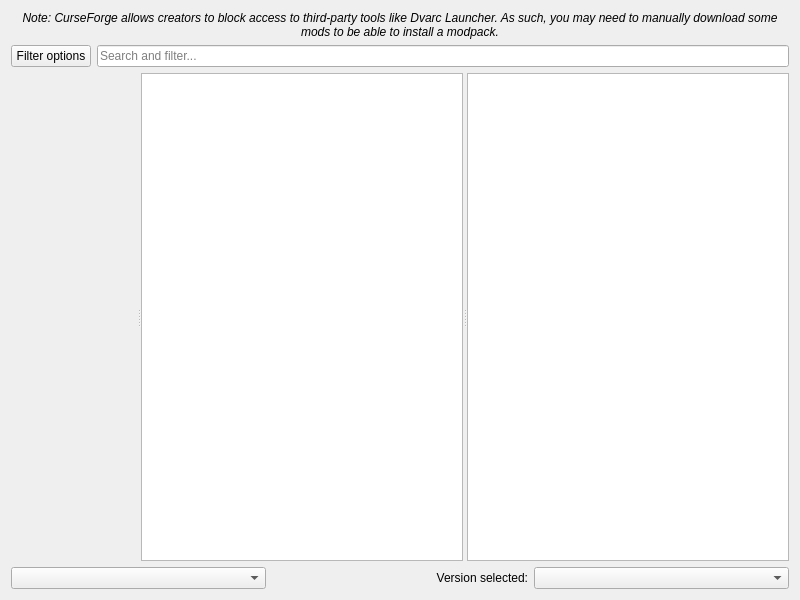
<?xml version="1.0" encoding="UTF-8"?>
<ui version="4.0">
 <class>FlamePage</class>
 <widget class="QWidget" name="FlamePage">
  <property name="geometry">
   <rect>
    <x>0</x>
    <y>0</y>
    <width>800</width>
    <height>600</height>
   </rect>
  </property>
  <layout class="QVBoxLayout" name="verticalLayout">
   <item>
    <widget class="QLabel" name="label_2">
     <property name="font">
      <font>
       <italic>true</italic>
      </font>
     </property>
     <property name="text">
      <string>Note: CurseForge allows creators to block access to third-party tools like Dvarc Launcher. As such, you may need to manually download some mods to be able to install a modpack.</string>
     </property>
     <property name="alignment">
      <set>Qt::AlignCenter</set>
     </property>
     <property name="wordWrap">
      <bool>true</bool>
     </property>
    </widget>
   </item>
   <item>
    <layout class="QHBoxLayout" name="horizontalLayout">
     <item>
      <widget class="QPushButton" name="filterButton">
       <property name="text">
        <string>Filter options</string>
       </property>
      </widget>
     </item>
     <item>
      <widget class="QLineEdit" name="searchEdit">
       <property name="placeholderText">
        <string>Search and filter...</string>
       </property>
      </widget>
     </item>
    </layout>
   </item>
   <item>
    <widget class="QSplitter" name="splitter">
     <property name="sizePolicy">
      <sizepolicy hsizetype="Expanding" vsizetype="Expanding">
       <horstretch>0</horstretch>
       <verstretch>0</verstretch>
      </sizepolicy>
     </property>
     <property name="orientation">
      <enum>Qt::Horizontal</enum>
     </property>
     <widget class="QWidget" name="widget" native="true"/>
     <widget class="QListView" name="packView">
      <property name="horizontalScrollBarPolicy">
       <enum>Qt::ScrollBarAlwaysOff</enum>
      </property>
      <property name="alternatingRowColors">
       <bool>true</bool>
      </property>
      <property name="iconSize">
       <size>
        <width>48</width>
        <height>48</height>
       </size>
      </property>
      <property name="verticalScrollMode">
       <enum>QAbstractItemView::ScrollPerPixel</enum>
      </property>
     </widget>
     <widget class="ProjectDescriptionPage" name="packDescription">
      <property name="openExternalLinks">
       <bool>true</bool>
      </property>
      <property name="openLinks">
       <bool>true</bool>
      </property>
     </widget>
    </widget>
   </item>
   <item>
    <layout class="QHBoxLayout">
     <item>
      <widget class="QComboBox" name="sortByBox"/>
     </item>
     <item>
      <widget class="QLabel" name="label">
       <property name="text">
        <string>Version selected:</string>
       </property>
       <property name="alignment">
        <set>Qt::AlignRight|Qt::AlignTrailing|Qt::AlignVCenter</set>
       </property>
      </widget>
     </item>
     <item>
      <widget class="QComboBox" name="versionSelectionBox"/>
     </item>
    </layout>
   </item>
  </layout>
 </widget>
 <customwidgets>
  <customwidget>
   <class>ProjectDescriptionPage</class>
   <extends>QTextBrowser</extends>
   <header>ui/widgets/ProjectDescriptionPage.h</header>
  </customwidget>
 </customwidgets>
 <tabstops>
  <tabstop>packView</tabstop>
  <tabstop>packDescription</tabstop>
  <tabstop>sortByBox</tabstop>
  <tabstop>versionSelectionBox</tabstop>
 </tabstops>
 <resources/>
 <connections/>
</ui>
